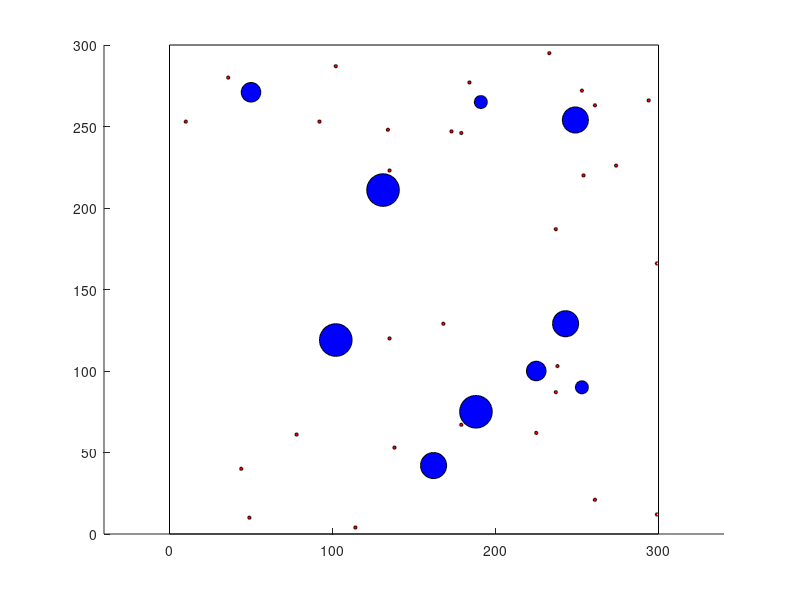

The MATLAB source for this figure:
rectangle('Position',[0 0 300 300]);
axis('equal')

for i = 1:30
    x = randi([1 299]);
    y = randi([1 299]);
    Food_loc(i,:) = [x y];
    Food_handle(i) = rectangle('Position', [x y 2 2], 'Curvature', [1 1], 'FaceColor', 'r');
end

for i = 1:10
    x = randi([20 280]);
    y = randi([20 280]);
    d = 4*randi([2 5]);
    d
    Obst_loc(i,:) = [x y d/2];
    Obst_handle(i) = rectangle('Position', [x y d d], 'Curvature', [1 1], 'FaceColor', 'b');
end

